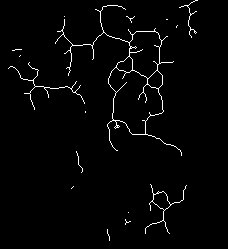
#> input picture MAX_C2-6Ge_1.1-2(Skel).jpg, 228 x 249 px, found by its file name
$ jupyter execute ExampleCode.ipynb   (shell and % lines are left out)
#> lines starting #> are read from the running program, lines starting #| are printed output that depends on the picture; after the words box and inside, x2 and y2 are one past the last pixel; in counts of white or black regions, pixels touching at a corner belong together
[cell 1]
import numpy as np
import cv2
from skimage.morphology import skeletonize
import matplotlib.pyplot as plt
import math
import networkx as nx
import powerlaw
import pandas as pd
from collections import defaultdict

[cell 2]
def find_clusters(image, min_cluster_size=0):
    # Convert the image to binary if not already
    _, binary_image = cv2.threshold(image, 127, 255, cv2.THRESH_BINARY)

    # Get the shape of the image
    rows, cols = binary_image.shape

    # Create a boolean array to keep track of visited pixels
    visited = np.zeros((rows, cols), dtype=bool)

    clusters = []

    # Directions for 8-connectivity
    directions = [(-1, -1), (-1, 0), (-1, 1),
                  (0, -1),         (0, 1),
                  (1, -1), (1, 0), (1, 1)]

    # Helper function to perform DFS and find all connected pixels
    def dfs(x, y, cluster):
        stack = [(x, y)]
        while stack:
            cx, cy = stack.pop()
            if visited[cx, cy]:
                continue
            visited[cx, cy] = True
            cluster.append((cx, cy))

            # Explore all 8-connected neighbors
            for dx, dy in directions:
                nx, ny = cx + dx, cy + dy
                if 0 <= nx < rows and 0 <= ny < cols and not visited[nx, ny] and binary_image[nx, ny] == 255:
                    stack.append((nx, ny))

    # Traverse through all pixels
    for i in range(rows):
        for j in range(cols):
            if binary_image[i, j] == 255 and not visited[i, j]:
                # Start a new cluster
                cluster = []
                dfs(i, j, cluster)

                # Add the cluster if it meets the minimum size requirement
                if len(cluster) >= min_cluster_size:
                    clusters.append(cluster)

    return clusters  # Return the coordinates of all white pixels in clusters


def visualize_clusters(image, clusters):
    # Create an empty image to visualize the clusters, with a white background
    cluster_image = np.zeros((*image.shape, 3), dtype=np.uint8) * 255

    # Function to generate a bright, noticeable color
    def generate_bright_color():
        color = np.random.randint(0, 256, 3).tolist()
        # Ensure the color is bright and far from white
        while np.mean(color) > 200:  # If too close to white, regenerate
            color = np.random.randint(0, 256, 3).tolist()
        return tuple(color)

    # Assign a unique bright color to each cluster
    for idx, cluster in enumerate(clusters):
        color = generate_bright_color()
        for (x, y) in cluster:
            cluster_image[x, y] = color

    return cluster_image

def create_adjacency_matrix(cluster):
    size = len(cluster)
    adjacency_matrix = np.zeros((size, size), dtype=int)

    # Convert list of pixel coordinates to a dictionary for quick lookup
    pixel_to_index = {pixel: idx for idx, pixel in enumerate(cluster)}

    # Directions for 8-connectivity
    directions = [(-1, -1), (-1, 0), (-1, 1),
                  (0, -1),         (0, 1),
                  (1, -1), (1, 0), (1, 1)]

    # Fill the adjacency matrix
    for idx, (x, y) in enumerate(cluster):
        for dx, dy in directions:
            neighbor = (x + dx, y + dy)
            if neighbor in pixel_to_index:
                adjacency_matrix[idx, pixel_to_index[neighbor]] = 1

    return adjacency_matrix

def process_frame(frame, min_cluster_size=5):
    # Find the clusters for a single frame
    clusters = find_clusters(frame, min_cluster_size)

    # Generate adjacency matrices for each cluster
    adjacency_matrices = [create_adjacency_matrix(cluster) for cluster in clusters]

    # Visualize the clusters
    cluster_image = visualize_clusters(frame, clusters)

    return clusters, adjacency_matrices, cluster_image  # Return clusters, adjacency matrices, and visualization

def display_clusters(frame, clusters, cluster_image):
    # Create a new frame with a white background
    white_bg_frame = np.ones_like(frame) * 255  # White background
    white_bg_frame[frame == 255] = 0  # Invert only white pixels to black, keep others white

    # Create cluster_image_white and set non-zero pixels to white
    cluster_image_white = np.zeros_like(cluster_image)
    cluster_image_white[cluster_image == 0] = 255  # Invert only non-zero pixels to white, keep others black

    # Convert the grayscale image to RGB for better display with matplotlib
    white_bg_frame_rgb = cv2.cvtColor(white_bg_frame, cv2.COLOR_GRAY2RGB)
    frame = cv2.cvtColor(frame, cv2.COLOR_GRAY2RGB)
    plt.imsave("visualised_clusters.png", cluster_image) # Save the image

    plt.imshow(cluster_image)
    plt.axis('off')
    plt.show()

[cell 3]
img = cv2.imread('/content/MAX_C2-6Ge_1.1-2(Skel).jpg', cv2.IMREAD_GRAYSCALE)
#> img is the input picture: shape (249, 228); min 0, max 255, mean 5.7

# Process the image
clusters, adjacency_matrices, cluster_image = process_frame(img)
#> in find_clusters, `_, binary_image = cv2.threshold(image, 127, 255, cv2.THRESH_BINARY)`: binary_image: shape (249, 228); 2.1% white in thin lines or dots, all inside (x1, y1, x2, y2) = (8, 0, 198, 241)
#> in process_frame, `clusters = find_clusters(frame, min_cluster_size)`: clusters = 9 items
#> the loop in visualize_clusters, `for idx, cluster in enumerate(clusters):` made 9 passes
#> color on passes 1 to 9: (172, 47, 117), (192, 67, 251), (195, 103, 9), (211, 21, 242), (36, 87, 70), (216, 88, 140), (58, 193, 230), (39, 87, 174), (88, 81, 165)
#> after the loop in visualize_clusters, `for idx, cluster in enumerate(clusters):`:
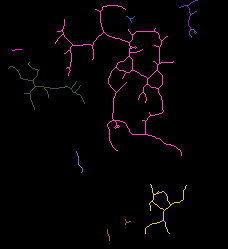
#> cluster_image: shape (249, 228, 3); mean of channels 0, 1, 2 3.1, 1.8, 4.4; drawn as B, G, R
#> clusters = 9 items; adjacency_matrices = 9 items

# Display the clusters
display_clusters(img, clusters, cluster_image)
#> in display_clusters, `white_bg_frame_rgb = cv2.cvtColor(white_bg_frame, cv2.COLOR_GRAY2RGB)`:
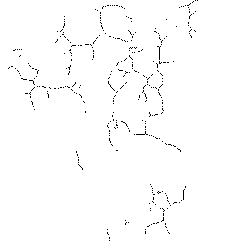
#> white_bg_frame_rgb: shape (249, 228, 3); 98.8% white; black in thin lines or dots, all inside (x1, y1, x2, y2) = (8, 0, 198, 241)

[cell 4]
# prompt: save the image as visualised clusters

import matplotlib.pyplot as plt

# [7 lines left out: function display_clusters, not called in this run]

[cell 5]
def display_adjacency_matrices(adjacency_matrices):
  """Displays the adjacency matrices for each cluster."""
  for i, matrix in enumerate(adjacency_matrices):
      print(f"Adjacency Matrix for Cluster {i+1}:")
      print(matrix)
      print("\n")

display_adjacency_matrices(adjacency_matrices)
#> the loop in display_adjacency_matrices, `for i, matrix in enumerate(adjacency_matrices):` made 9 passes
#> (printed output is left out)

[cell 6]
def display_networkx(adjacency_matrices):
  """Displays a mathematical representation for each cluster using NetworkX."""
  for i, matrix in enumerate(adjacency_matrices):
      print(f"Network Graph for Cluster {i+1}:")

      graph = nx.from_numpy_array(matrix)

      nx.draw(graph, with_labels=True, node_size=10, node_color='skyblue', font_size=0)
      plt.title(f"Cluster {i+1}")
      plt.show()

[cell 7]
# [60 lines left out: function simplify_adjacency_matrix, not called in this run]

[cell 8]
def remove_triangles(adj_matrix):
    """Simplifies the adjacency matrix by removing edges in closed circuit triangles.
    Removes the edge between the two furthest nodes in each triangle.
    """
    G = nx.from_numpy_array(np.array(adj_matrix))
    # Get all triangles in the graph
    triangles = list(nx.enumerate_all_cliques(G))
    triangles = [triangle for triangle in triangles if len(triangle) == 3]  # Filter for triangles only

    edges_to_remove = set()
    for triangle in triangles:
        # Find the distance between nodes in the triangle
        node1, node2, node3 = triangle
        distances = {
            (node1, node2): nx.shortest_path_length(G, source=node1, target=node2),
            (node1, node3): nx.shortest_path_length(G, source=node1, target=node3),
            (node2, node3): nx.shortest_path_length(G, source=node2, target=node3)
        }

        # Find the edge with the largest distance
        max_dist = 0
        edge_to_remove = None
        for edge, dist in distances.items():
            if dist > max_dist:
                max_dist = dist
                edge_to_remove = edge

        # Add the edge to the set of edges to remove
        edges_to_remove.add(tuple(sorted(edge_to_remove)))


    for edge in edges_to_remove:
        if G.has_edge(edge[0], edge[1]):
            G.remove_edge(edge[0], edge[1])

    simplified_adj_matrix = nx.to_numpy_array(G)
    return simplified_adj_matrix

[cell 9]
simplified_adjacency_matrices = []
for adj_matrix in adjacency_matrices:
  simplified_adj_matrix = remove_triangles(adj_matrix)
  simplified_adjacency_matrices.append(simplified_adj_matrix)
#> this loop made 9 passes
#> triangles in remove_triangles on passes 3, 8: [[3, 4, 12], [4, 8, 12]], [[2, 3, 7]]
#> pass 1, in remove_triangles, `simplified_adj_matrix = nx.to_numpy_array(G)`:
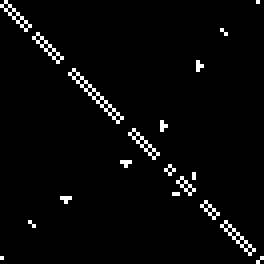
#> simplified_adj_matrix: shape (66, 66) float64 (shown 4 times larger); values 0 (black) and 1 (white), 3% white in thin lines or dots
#> pass 2, in remove_triangles (call 2), `simplified_adj_matrix = nx.to_numpy_array(G)`:
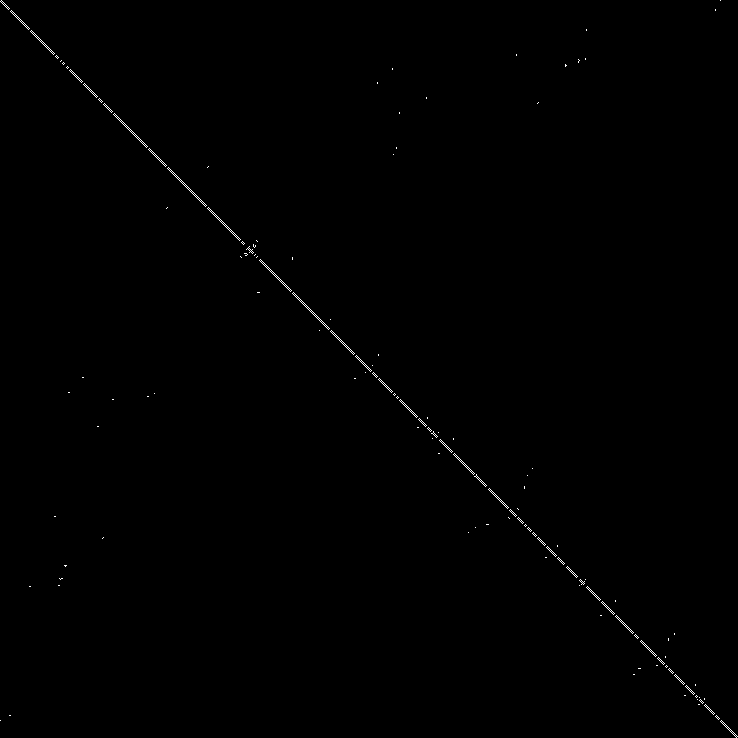
#> simplified_adj_matrix: shape (738, 738) float64; values 0 (black) and 1 (white), 0.27% white in thin lines or dots
#> after the loop, simplified_adjacency_matrices = 9 items

# Display the simplified adjacency matrices using NetworkX
display_networkx(simplified_adjacency_matrices)
#> the loop in display_networkx, `for i, matrix in enumerate(adjacency_matrices):` made 9 passes
#| Network Graph for Cluster 1:
#| Network Graph for Cluster 2:
#| Network Graph for Cluster 3:
#| Network Graph for Cluster 4:
#| Network Graph for Cluster 5:
#| Network Graph for Cluster 6:
#| Network Graph for Cluster 7:
#| Network Graph for Cluster 8:
#> (further printed lines are left out)
#> pass 2, in display_networkx, `plt.show()`:
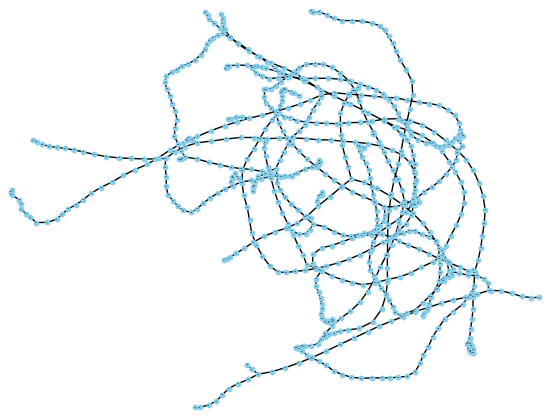
#> figure drawn by matplotlib, 1 panel

[cell 10]
def count_closed_circuits(adjacency_matrix):
  """Counts the number of closed circuits (cycles) in a graph represented by an adjacency matrix."""
  graph = nx.from_numpy_array(adjacency_matrix)
  cycles = list(nx.simple_cycles(graph))
  return len(cycles)

if len(simplified_adjacency_matrices) >= 2:
  matrix = simplified_adjacency_matrices[1]
  simplified_matrix_without_triangles = remove_triangles(matrix)

  num_circuits = count_closed_circuits(simplified_matrix_without_triangles)
#> in count_closed_circuits, `cycles = list(nx.simple_cycles(graph))`: cycles = 36 items
#> num_circuits = 36
  print("Number of closed circuits:", num_circuits)
#| Number of closed circuits: 36
else:
  print("There are fewer than 2 clusters in the image.")

[cell 11]
if len(simplified_adjacency_matrices) >= 2:
  matrix = simplified_adjacency_matrices[1]  # Assuming cluster indexing starts at 0
  simplified_matrix_without_triangles = remove_triangles(matrix)

  print(f"Network Graph for Cluster 2 (without triangles):")

  graph = nx.from_numpy_array(simplified_matrix_without_triangles)  # Create a graph from the adjacency matrix

  # Visualize the graph using NetworkX
  nx.draw(graph, with_labels=True, node_size=50, node_color='skyblue', font_size=0)
  plt.title(f"Cluster 2 (without triangles)")
  plt.show()
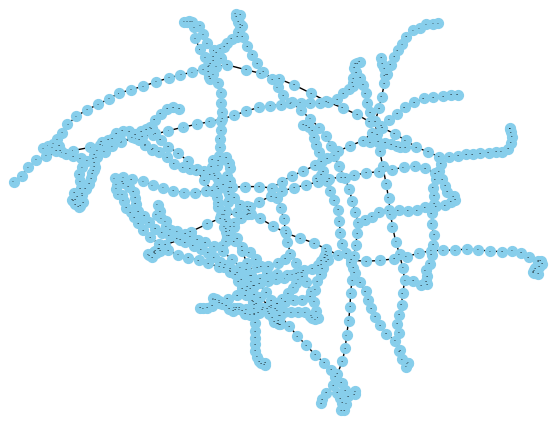
#> figure drawn by matplotlib, 1 panel

[cell 12]
def calculate_euler_characteristic(adjacency_matrix):
    """Calculates the Euler characteristic of a graph represented by an adjacency matrix."""
    graph = nx.from_numpy_array(adjacency_matrix)

    num_vertices = graph.number_of_nodes()
    num_edges = graph.number_of_edges()

    simplified_matrix = remove_triangles(adjacency_matrix)
    simplified_graph = nx.from_numpy_array(simplified_matrix) # Convert to Graph
    num_faces = len(nx.cycle_basis(simplified_graph))

    euler_characteristic = num_vertices - num_edges + num_faces
    return euler_characteristic


for i, matrix in enumerate(adjacency_matrices):
    euler_char = calculate_euler_characteristic(matrix)
    print(f"Euler Characteristic for Cluster {i + 1}: {euler_char}")
#> this loop made 9 passes
#> (num_vertices in calculate_euler_characteristic, num_edges in calculate_euler_characteristic, num_faces in calculate_euler_characteristic, euler_characteristic in calculate_euler_characteristic, euler_char) on passes 1, 2, 4, 5, 6, 7, 9: (66, 74, 1, -7, -7), (738, 792, 10, -44, -44), (10, 9, 0, 1, 1), (165, 169, 0, -4, -4), (22, 21, 0, 1, 1), (144, 152, 2, -6, -6), (12, 11, 0, 1, 1)
#> (num_vertices in calculate_euler_characteristic, num_edges in calculate_euler_characteristic, num_faces in calculate_euler_characteristic, euler_characteristic in calculate_euler_characteristic, euler_char) on passes 3, 8: (13, 14, 0, -1, -1), (10, 10, 0, 0, 0)
#| Euler Characteristic for Cluster 1: -7
#| Euler Characteristic for Cluster 2: -44
#| Euler Characteristic for Cluster 3: -1
#| Euler Characteristic for Cluster 4: 1
#| Euler Characteristic for Cluster 5: -4
#| Euler Characteristic for Cluster 6: 1
#| Euler Characteristic for Cluster 7: -6
#| Euler Characteristic for Cluster 8: 0
#> (further printed lines are left out)

[cell 13]
def plot_euler_characteristics(adjacency_matrices):
    """Plots the Euler characteristics of multiple clusters as a bar chart."""
    euler_characteristics = []
    for i, matrix in enumerate(adjacency_matrices):
        euler_char = calculate_euler_characteristic(matrix)
        euler_characteristics.append(euler_char)

    clusters = [i + 1 for i in range(len(adjacency_matrices))]

    plt.figure(figsize=(10, 6))
    plt.bar(clusters, euler_characteristics, color='skyblue')
    plt.xlabel("Cluster")
    plt.ylabel("Euler Characteristic")
    plt.title("Euler Characteristics of Clusters")
    plt.xticks(clusters)
    plt.show()


plot_euler_characteristics(adjacency_matrices)
#> the loop in plot_euler_characteristics, `for i, matrix in enumerate(adjacency_matrices):` made 9 passes
#> after the loop in plot_euler_characteristics, `for i, matrix in enumerate(adjacency_matrices):`: euler_characteristics = [-7, -44, -1, 1, -4, 1, -6, 0, 1]
#> in plot_euler_characteristics, `clusters = [i + 1 for i in range(len(adjacency_matrices))]`: clusters = [1, 2, 3, 4, 5, 6, 7, 8, 9]
#> in plot_euler_characteristics, `plt.show()`:
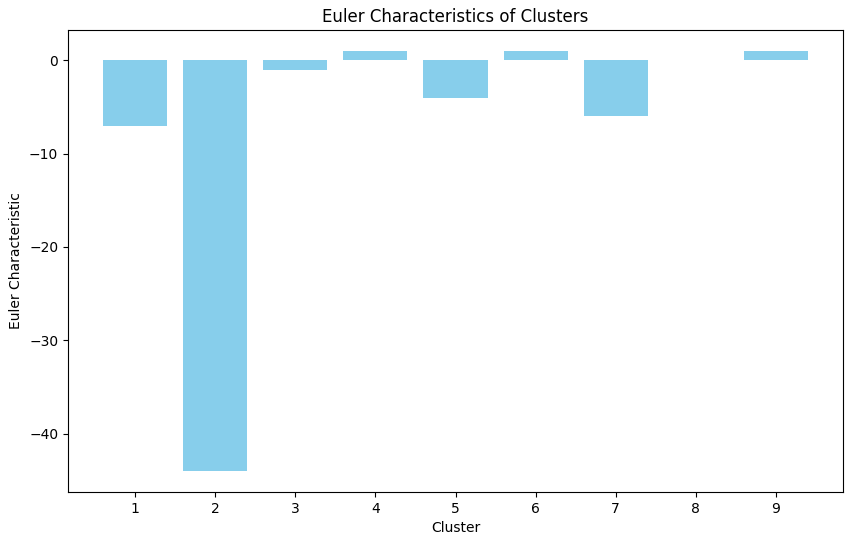
#> figure drawn by matplotlib, 1 panel

[cell 14]
import pandas as pd

# Create a dictionary to store the data
data = {
    "Cluster_index": list(range(1, len(adjacency_matrices) + 1)),
    "Euler_characteristic": [calculate_euler_characteristic(matrix) for matrix in adjacency_matrices]
}
#> in calculate_euler_characteristic (call 19), `graph = nx.from_numpy_array(adjacency_matrix)`:
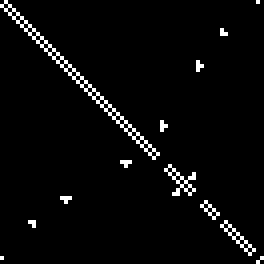
#> adjacency_matrix: shape (66, 66) int64 (shown 4 times larger); values 0 (black) and 1 (white), 3.4% white in thin lines or dots
#> in calculate_euler_characteristic (call 19), `num_vertices = graph.number_of_nodes()`: num_vertices = 66
#> in calculate_euler_characteristic (call 19), `num_edges = graph.number_of_edges()`: num_edges = 74
#> in calculate_euler_characteristic (call 19), `num_faces = len(nx.cycle_basis(simplified_graph))`: num_faces = 1
#> in calculate_euler_characteristic (call 19), `euler_characteristic = num_vertices - num_edges + num_faces`: euler_characteristic = -7
#> in calculate_euler_characteristic (call 20), `graph = nx.from_numpy_array(adjacency_matrix)`: adjacency_matrix: shape (738, 738) int64; values 0 (black) and 1 (white), 0.29% white in thin lines or dots
#> in calculate_euler_characteristic (call 23), `graph = nx.from_numpy_array(adjacency_matrix)`:
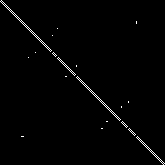
#> adjacency_matrix: shape (165, 165) int64; values 0 (black) and 1 (white), 1.2% white in thin lines or dots
#> in calculate_euler_characteristic (call 23), `num_vertices = graph.number_of_nodes()`: num_vertices = 165
#> in calculate_euler_characteristic (call 23), `num_edges = graph.number_of_edges()`: num_edges = 169
#> in calculate_euler_characteristic (call 23), `euler_characteristic = num_vertices - num_edges + num_faces`: euler_characteristic = -4
#> in calculate_euler_characteristic (call 24), `graph = nx.from_numpy_array(adjacency_matrix)`: adjacency_matrix: shape (22, 22) int64; values 0 (black) and 1 (white), 8.7% white in thin lines or dots
#> in calculate_euler_characteristic (call 25), `graph = nx.from_numpy_array(adjacency_matrix)`:
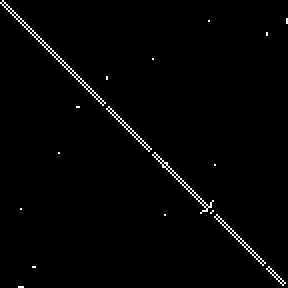
#> adjacency_matrix: shape (144, 144) int64 (shown 2 times larger); values 0 (black) and 1 (white), 1.5% white in thin lines or dots
#> in calculate_euler_characteristic (call 25), `num_vertices = graph.number_of_nodes()`: num_vertices = 144
#> in calculate_euler_characteristic (call 25), `num_edges = graph.number_of_edges()`: num_edges = 152
#> in remove_triangles (call 36), `simplified_adj_matrix = nx.to_numpy_array(G)`: simplified_adj_matrix: shape (144, 144) float64; values 0 (black) and 1 (white), 1.4% white in thin lines or dots
#> in calculate_euler_characteristic (call 25), `num_faces = len(nx.cycle_basis(simplified_graph))`: num_faces = 2
#> in calculate_euler_characteristic (call 25), `euler_characteristic = num_vertices - num_edges + num_faces`: euler_characteristic = -6
#> data = {'Cluster_index': [1, 2, 3, 4, 5, 6, 7, 8, 9], 'Euler_characteristic': [-7, -44, -1, 1, -4, 1, -6, 0, 1]}

df = pd.DataFrame(data)
#> df = table of 9 rows and 2 columns
df.to_excel("cluster_analysis.xlsx", index=False)

print("Data saved to cluster_analysis.xlsx")
